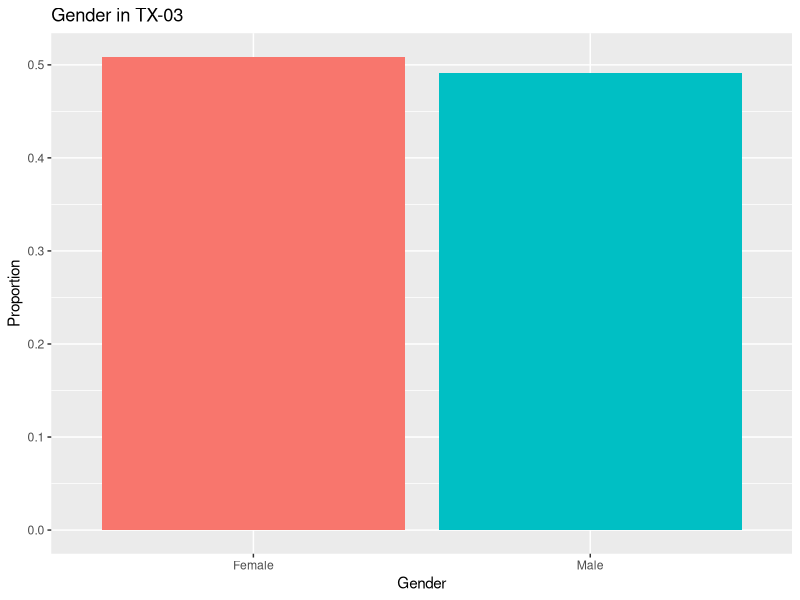
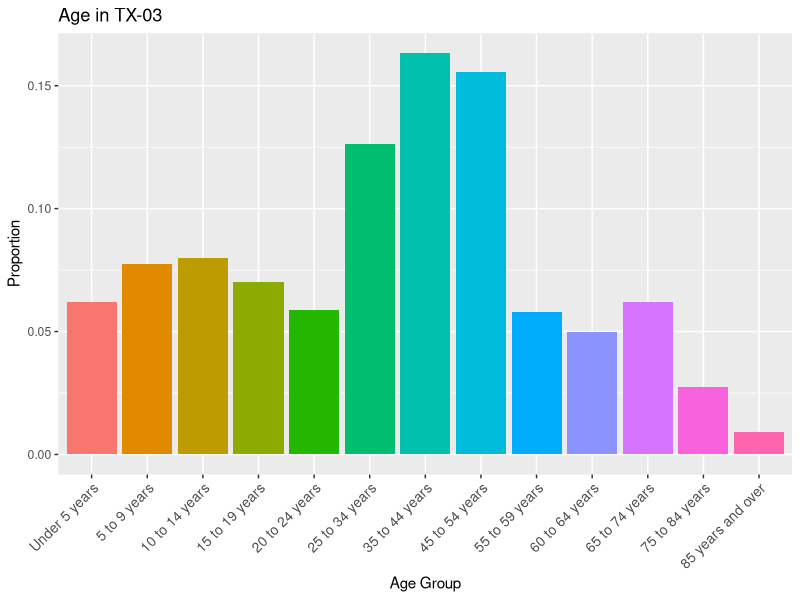
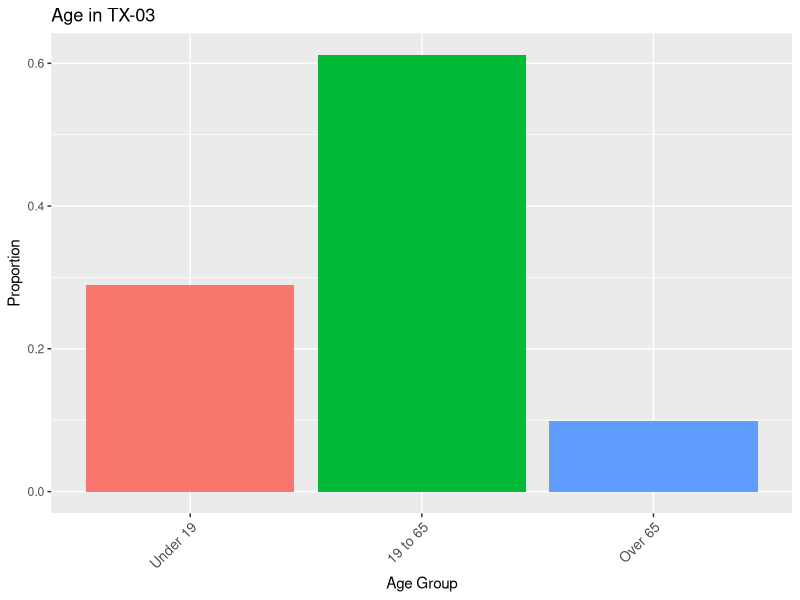
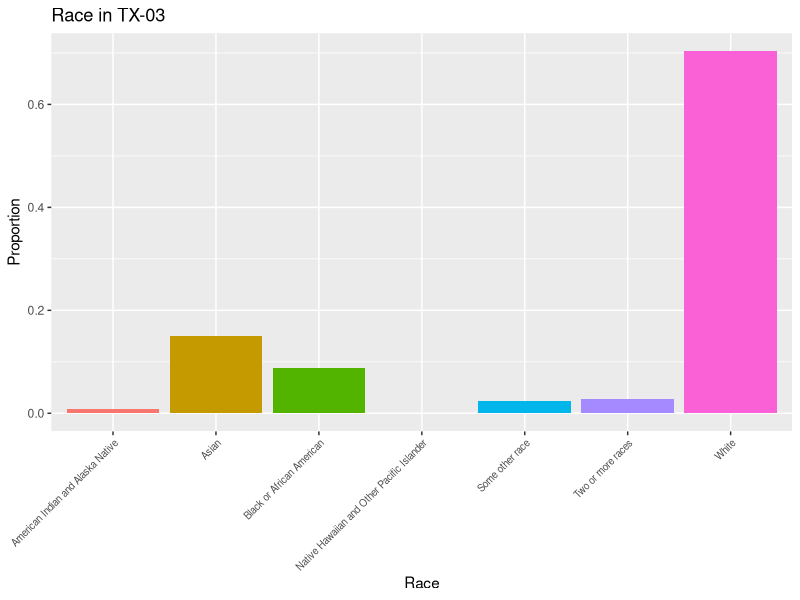
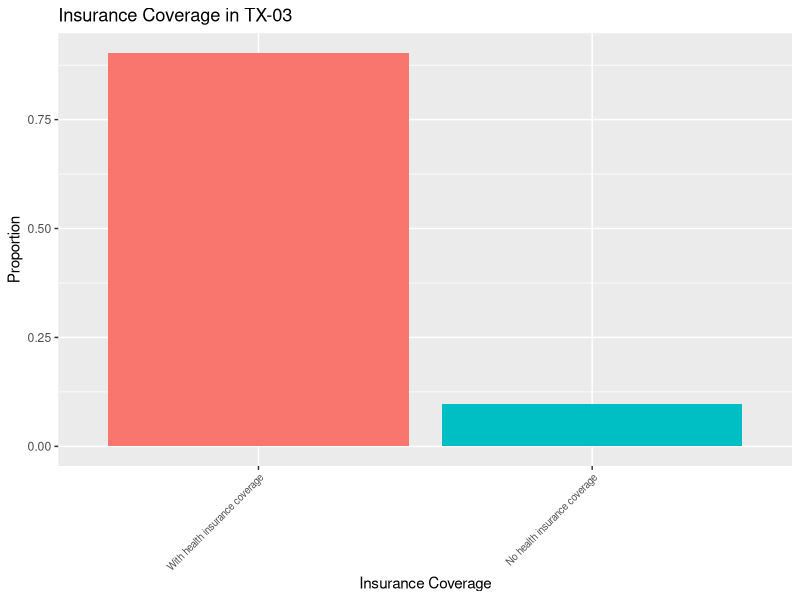
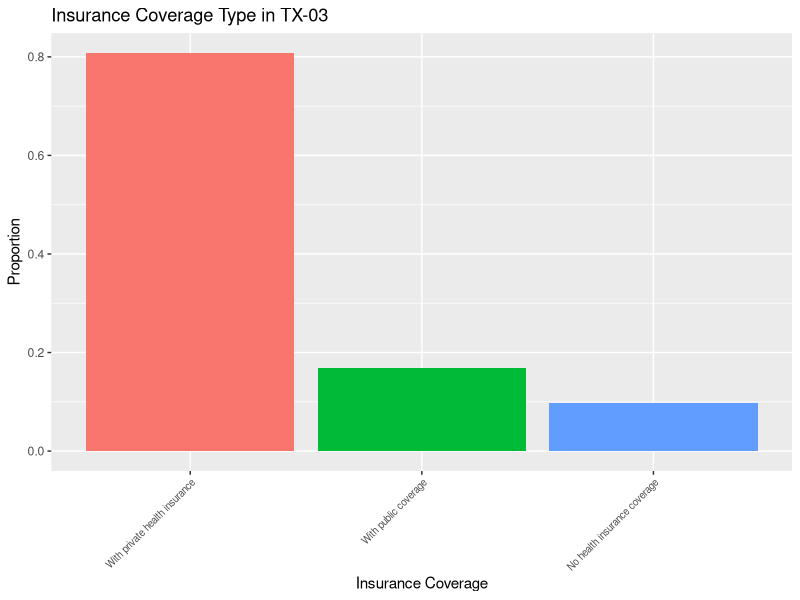
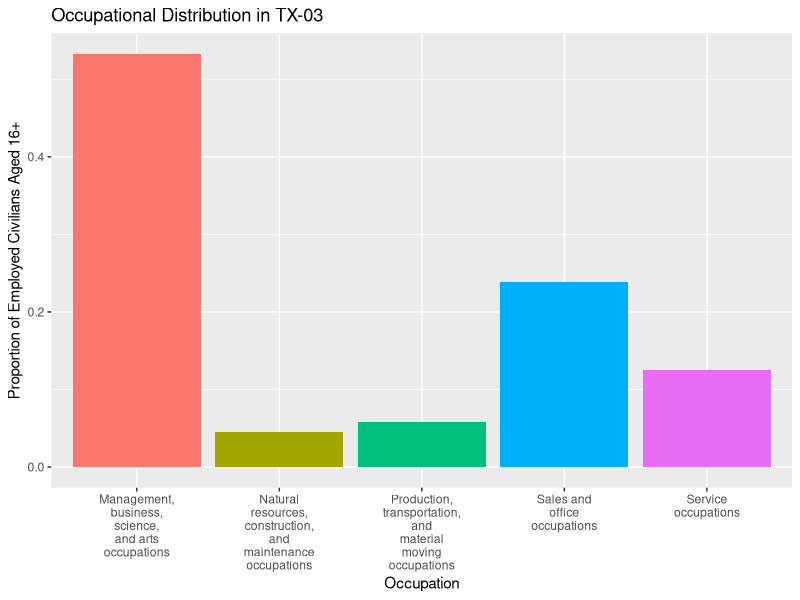
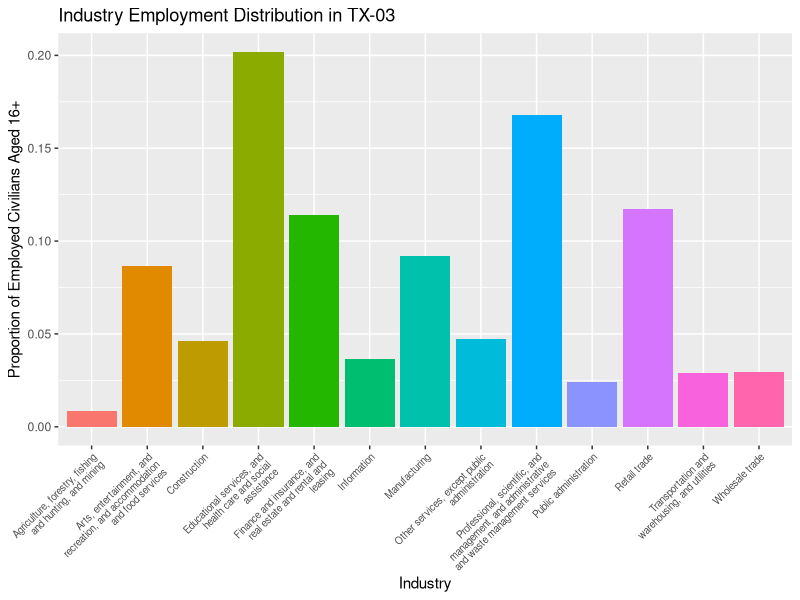

These figures' R source, in order:
## ---- chunk 1
library(dplyr)
library(ggplot2)
library(stringr)
library(gdata)
library(readr)
## ---- chunk 2
tx3_sexage <- read_csv("tx3_sexage.csv")
ggplot(tx3_sexage[2:3,], aes(x = Title, y = Proportion, fill = Title)) + geom_col() + labs(title = "Gender in TX-03", x = "Gender", y = "Proportion") + theme(legend.position="none")
## ---- chunk 3
tx3_sexage <- read_csv("tx3_sexage.csv")
#Turn your 'treatment' column into a character vector
tx3_sexage$Title <- as.character(tx3_sexage$Title)
#Then turn it back into an ordered factor
tx3_sexage$Title <- factor(tx3_sexage$Title, levels=unique(tx3_sexage$Title))
ggplot(tx3_sexage[4:16, ], aes(x = Title, y = Proportion, fill = Title)) + geom_col() + labs(title = "Age in TX-03", x = "Age Group", y = "Proportion") + theme(legend.position="none", axis.text.x =
               element_text(size  = 10,
                            angle = 45,
                            hjust = 1,
                            vjust = 1))

ggplot(tx3_sexage[20:22, ], aes(x = Title, y = Proportion, fill = Title)) + geom_col() + labs(title = "Age in TX-03", x = "Age Group", y = "Proportion") + theme(legend.position="none", axis.text.x =
               element_text(size  = 10,
                            angle = 45,
                            hjust = 1,
                            vjust = 1))

## ---- chunk 4
tx3_race <- read_csv("tx3_race.csv")
ggplot(tx3_race[2:8,], aes(x = Title, y = Proportion, fill = Title)) + geom_col() + labs(title = "Race in TX-03", x = "Race", y = "Proportion") + theme(legend.position="none", axis.text.x =
               element_text(size  = 7,
                            angle = 45,
                            hjust = 1,
                            vjust = 1))
## ---- chunk 5
tx3_income <- read_csv("tx3_income.csv")
#Turn your 'treatment' column into a character vector
tx3_income$Title <- as.character(tx3_income$Title)
#Then turn it back into an ordered factor
tx3_income$Title <- factor(tx3_income$Title, levels=unique(tx3_income$Title))
tiff('incomes.tiff', units="in", width=7, height=4, res=500)
ggplot(tx3_income[2:11,], aes(x = Title, y = Relevant.Proportion, fill = Title)) + geom_col() + labs(title = "Incomes in TX-03", x = "Income Group", y = "Proportion") + theme(legend.position="none", axis.text.x =
               element_text(size  = 10,
                            angle = 45,
                            hjust = 1,
                            vjust = 1))
dev.off()
## ---- chunk 6
tx3_insured <- read_csv("tx3_insured.csv")
#Turn your 'treatment' column into a character vector
tx3_insured$Title <- as.character(tx3_insured$Title)
#Then turn it back into an ordered factor
tx3_insured$Title <- factor(tx3_insured$Title, levels=unique(tx3_insured$Title))
ggplot(tx3_insured[c(2,5),], aes(x = Title, y = Relevant.Proportion, fill = Title)) + geom_col() + labs(title = "Insurance Coverage in TX-03", x = "Insurance Coverage", y = "Proportion") + theme(legend.position="none", axis.text.x =
               element_text(size  = 7,
                            angle = 45,
                            hjust = 1,
                            vjust = 1))

tx3_insured$Title <- factor(tx3_insured$Title, levels=unique(tx3_insured$Title))
ggplot(tx3_insured[3:5,], aes(x = Title, y = Relevant.Proportion, fill = Title)) + geom_col() + labs(title = "Insurance Coverage Type in TX-03", x = "Insurance Coverage", y = "Proportion") + theme(legend.position="none", axis.text.x =
               element_text(size  = 7,
                            angle = 45,
                            hjust = 1,
                            vjust = 1))
## ---- chunk 7
tx3_occupation <- read_csv("tx3_occupation.csv")

ggplot(tx3_occupation[2:6,], aes(x = Title, y = Relevant.Proportion, fill = Title)) + geom_col() + labs(title = "Occupational Distribution in TX-03", x = "Occupation", y = "Proportion of Employed Civilians Aged 16+") + theme(legend.position="none") + scale_x_discrete(labels = function(x) str_wrap(x, width = 10))

tx3_industry <- read_csv("tx3_industry.csv")

ggplot(tx3_industry[2:14,], aes(x = Title, y = Relevant.Proportion, fill = Title)) + geom_col() + labs(title = "Industry Employment Distribution in TX-03", x = "Industry", y = "Proportion of Employed Civilians Aged 16+") + theme(legend.position="none", axis.text.x =
               element_text(size  = 7,
                            angle = 45,
                            hjust = 1,
                            vjust = 1)) + scale_x_discrete(labels = function(x) str_wrap(x, width = 30))
## ---- chunk 8
tx3_education <- read_csv("tx3_education.csv")
#Turn your 'treatment' column into a character vector
tx3_education$Title <- as.character(tx3_education$Title)
#Then turn it back into an ordered factor
tx3_education$Title <- factor(tx3_education$Title, levels=unique(tx3_education$Title))
ggplot(tx3_education[2:8,], aes(x = Title, y = Relevant.Proportion, fill = Title)) + geom_col() + labs(title = "Education in TX-03", x = "Highest Level of Education", y = "Proportion of Adults Aged 25+") + theme(legend.position="none", axis.text.x =
               element_text(size  = 7,
                            angle = 45,
                            hjust = 1,
                            vjust = 1))
